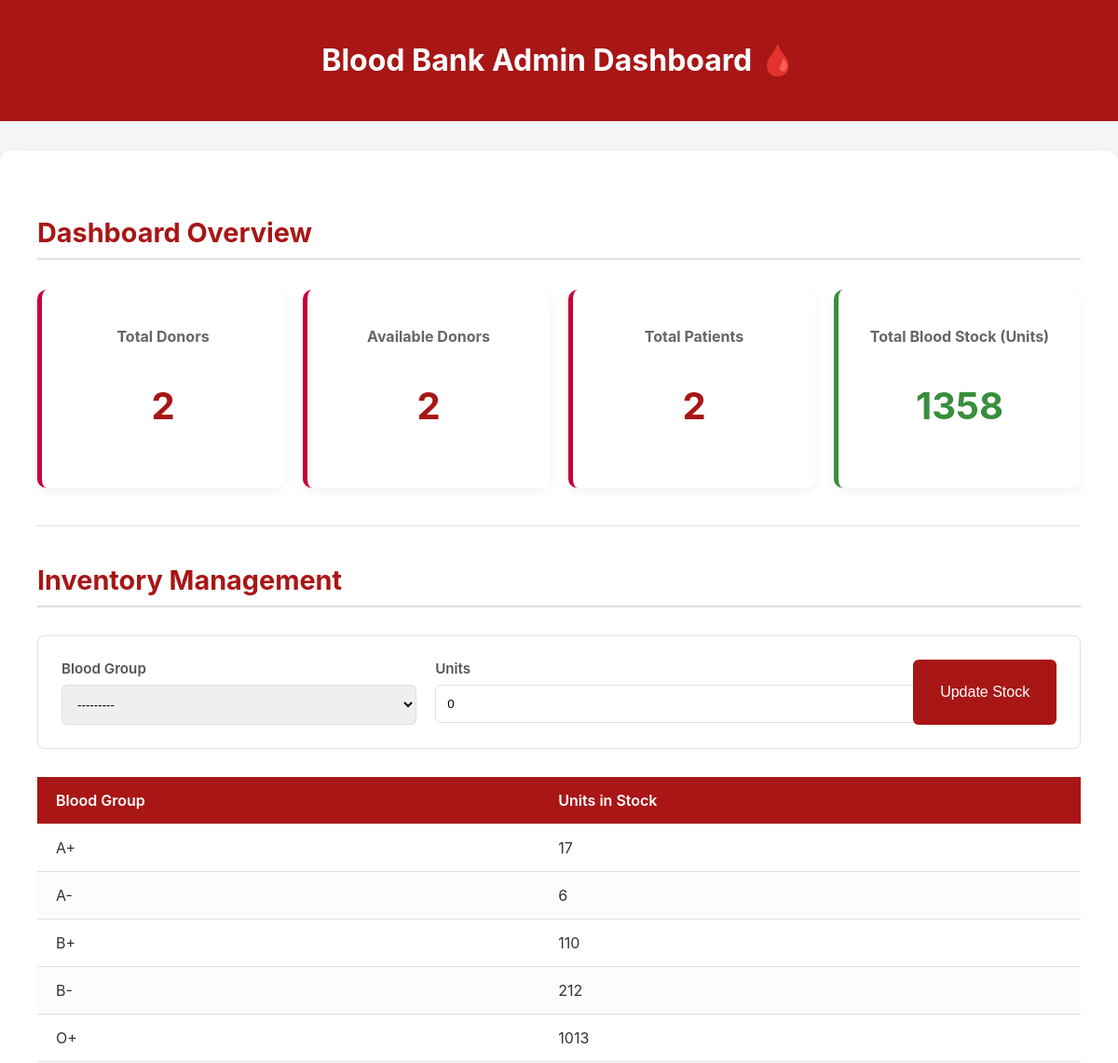
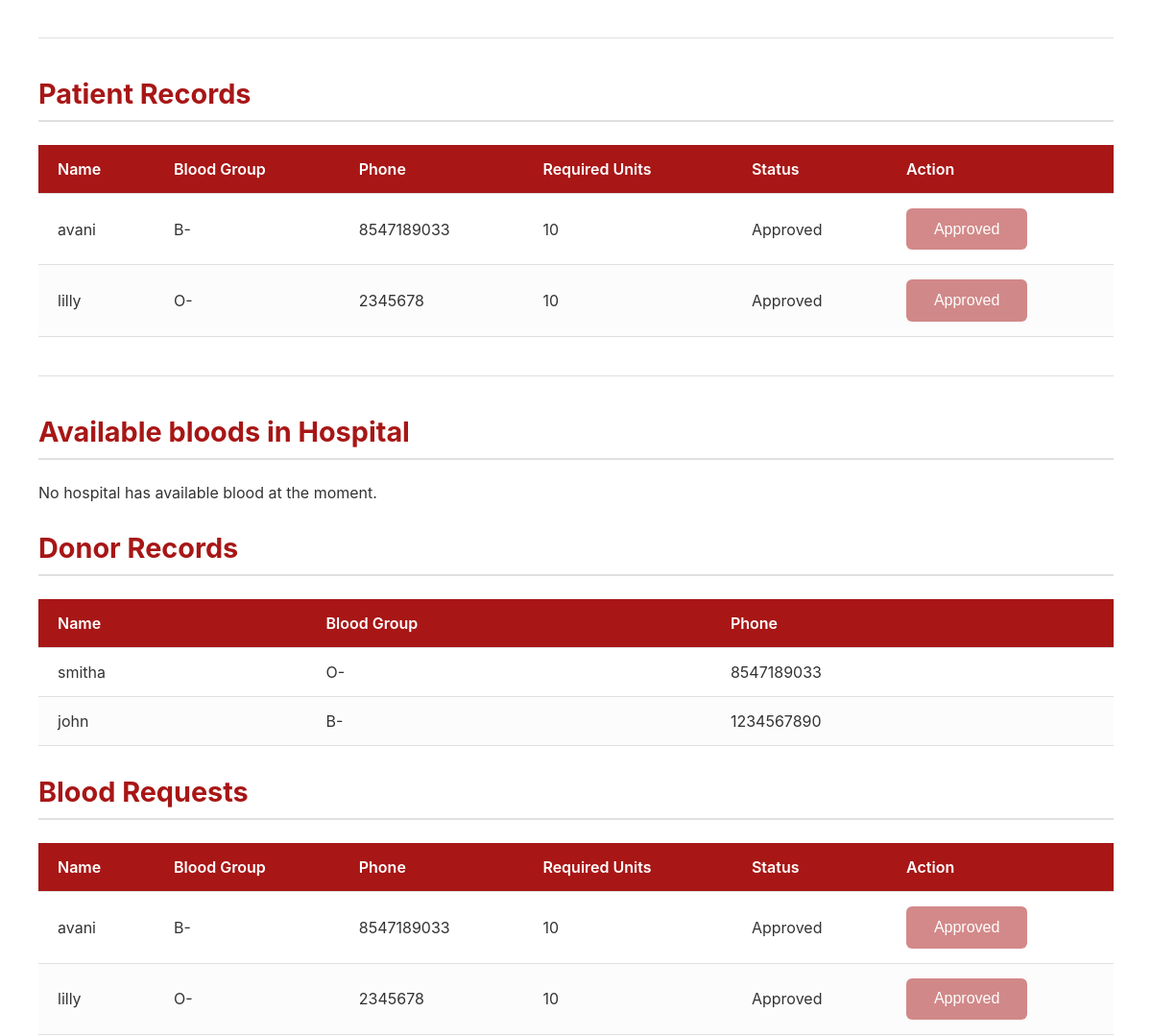
The page /admin-dashboard/ (signed in, upper part) on the database as committed earlier (2 pictures, top to bottom).
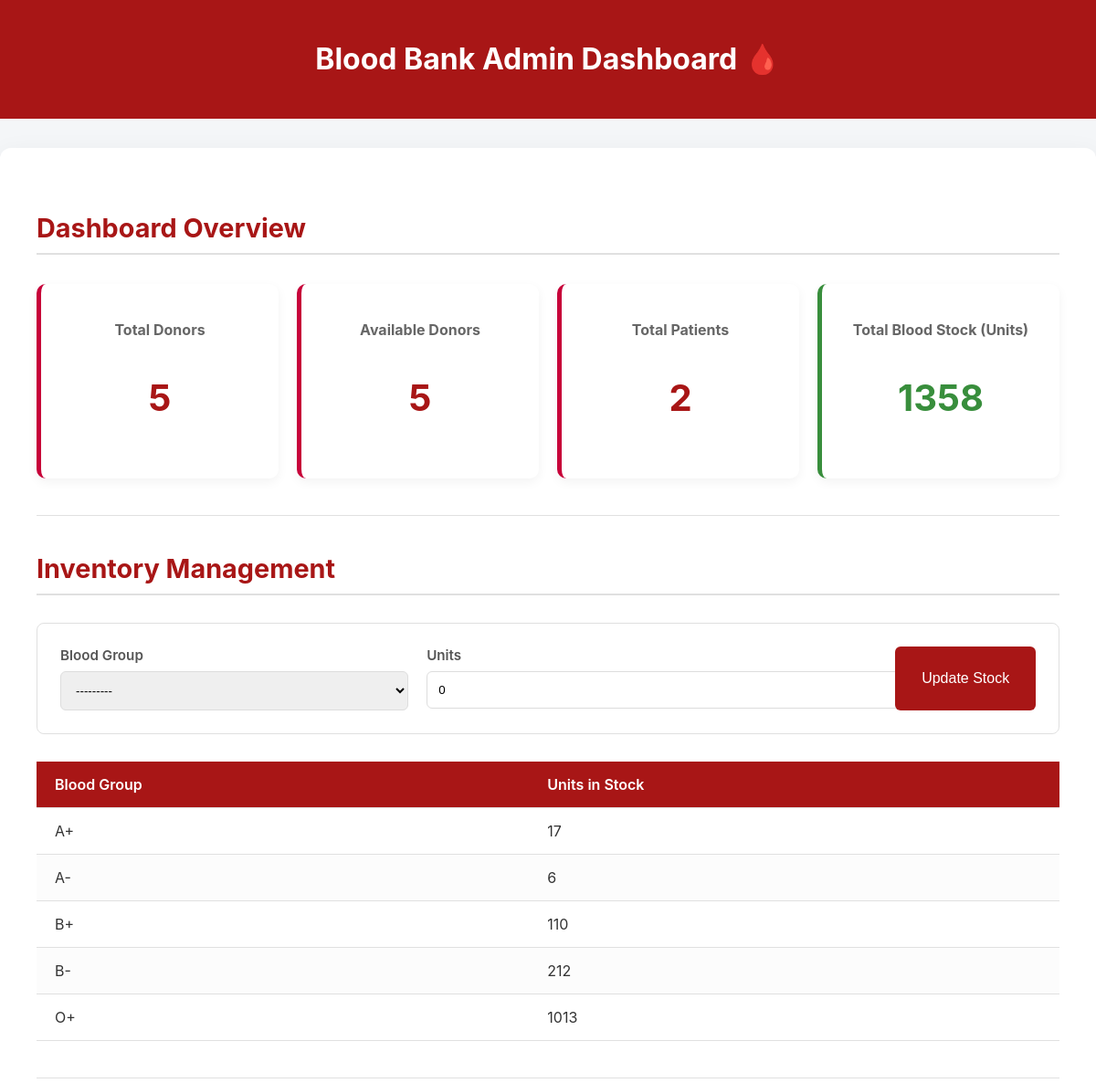
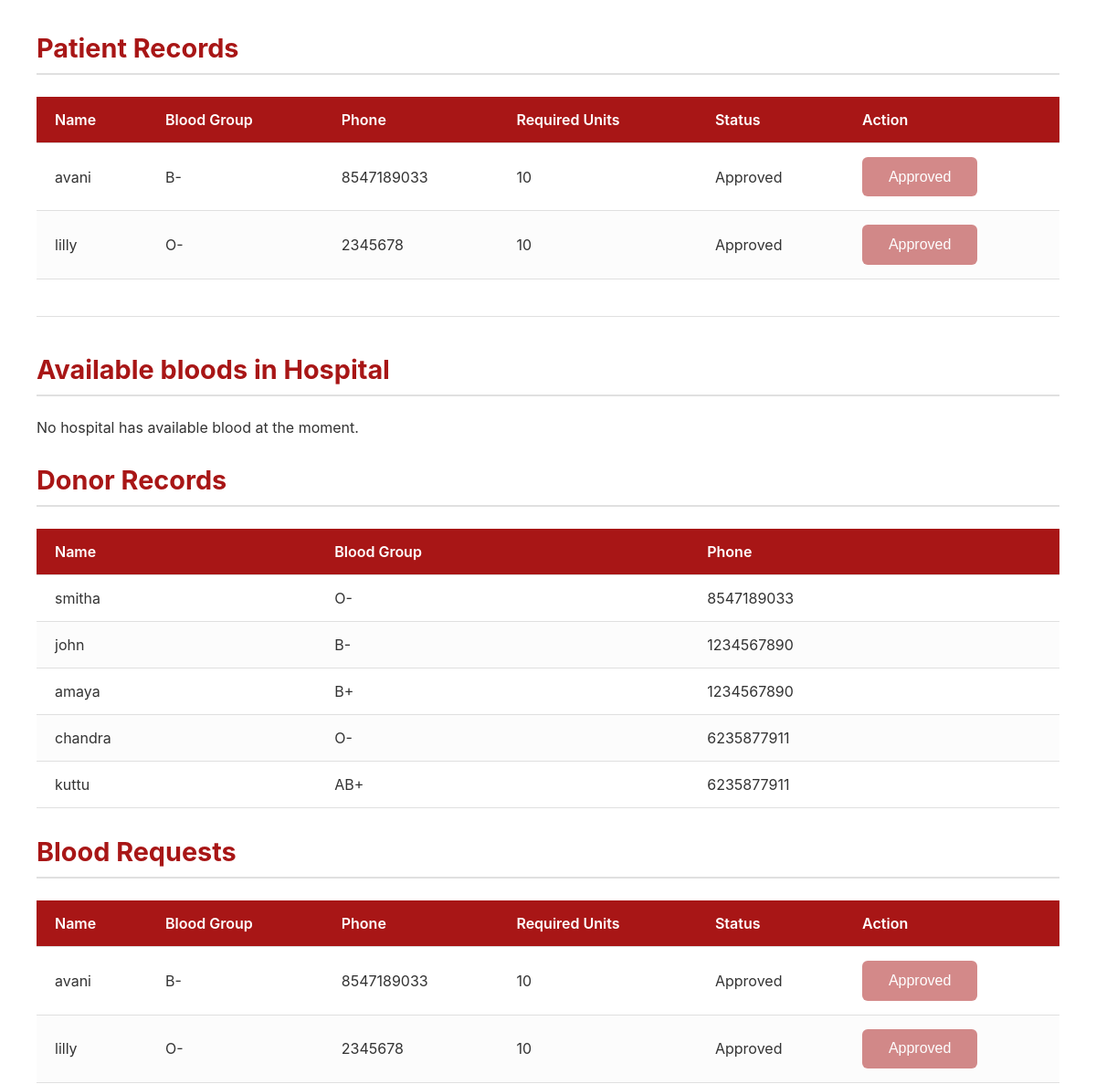
The same page on the database as committed later (2 pictures, top to bottom).
### bloodmanager/models.py (models this page shows, shortened)
class Patient(models.Model):
    user = models.OneToOneField(User, on_delete=models.CASCADE)
    phone = models.CharField(max_length=15)
    gender = models.CharField(max_length=10)
    blood_group = models.CharField(max_length=3, choices=BLOOD_GROUP_CHOICES)
    address = models.TextField()
    required_units = models.PositiveIntegerField(default=1)
    approved = models.BooleanField(default=False)

class Donor(models.Model):
    user = models.OneToOneField(User, on_delete=models.CASCADE)
    phone = models.CharField(max_length=15)
    gender = models.CharField(max_length=10, choices=GENDER_CHOICES)
    blood_group = models.CharField(max_length=3, choices=BLOOD_GROUP_CHOICES)
    address = models.TextField()
    age = models.PositiveIntegerField()
    last_donation_date = models.DateField(null=True, blank=True)
    available = models.BooleanField(default=True)
    profile_photo = models.ImageField(
        upload_to='donor_photos/',
        null=True,
        blank=True
    )

### bloodmanager/views.py (the view)
# urls.py: path('admin-dashboard/', views.admin_dashboard, name='admin-dashboard'),
@user_passes_test(is_admin)
def admin_dashboard(request):
    donors = Donor.objects.all()
    patients = Patient.objects.all().order_by('-approved', 'user__username')
    requested_patients = Patient.objects.filter(approved=False)
    stock = BloodStock.objects.values('blood_group').annotate(total_units=Sum('units')).order_by('blood_group')
    health_forms = DonorHealthCheck.objects.all().order_by('-submitted_at')
    total_donors = donors.count()
    available_donors = donors.filter(available=True).count()
    total_patients = patients.count()
    total_stock_units = sum(item['total_units'] for item in stock)
    if request.method == 'POST':
        if 'approve_patient' in request.POST:
            patient_id = request.POST.get('patient_id')
            patient = get_object_or_404(Patient, id=patient_id)
            patient.approved = True
            patient.save()
            messages.success(request, f"Patient {patient.user.username} approved successfully.")
            return redirect('admin-dashboard')
        if 'update_stock' in request.POST:
            stock_form = BloodStockForm(request.POST)
            if stock_form.is_valid():
                blood_group = stock_form.cleaned_data['blood_group']
                units = stock_form.cleaned_data['units']
                stock_item, created = BloodStock.objects.get_or_create(
                    blood_group=blood_group, hospital=None, defaults={'units': units}
                )
                if not created:
                    stock_item.units += units
                    stock_item.save()
                messages.success(request, f'Blood stock for {blood_group} updated successfully.')
                return redirect('admin-dashboard')
        if 'approve_health' in request.POST:
            health_id = request.POST.get('health_id')
            record = get_object_or_404(DonorHealthCheck, id=health_id)
            record.is_approved = True
            record.save()
            messages.success(request, f"{record.donor.user.username}'s health form approved!")
            return redirect('admin-dashboard')
    else:
        stock_form = BloodStockForm()
    context = {
        'donors': donors,
        'requested_patients': requested_patients,
        'patients': patients,
        'stock': stock,
        'total_donors': total_donors,
        'available_donors': available_donors,
        'total_patients': total_patients,
        'total_stock_units': total_stock_units,
        'stock_form': stock_form,
        'health_forms': health_forms,
    }
    return render(request, 'admin/admin_dashboard.html', context)

### bloodmanager/forms.py
class BloodStockForm(forms.ModelForm):
    class Meta:
        model = BloodStock
        fields = ['blood_group', 'units']

### bloodmanager/views.py (called while the page is built)
def is_admin(user):
    return user.is_superuser

### bloodmanager/templates/admin/admin_dashboard.html (shortened to what the changed rows need)
<!DOCTYPE html>
<html lang="en">
<head>
</head>
<body>
<header>
    <h1>Blood Bank Admin Dashboard 🩸</h1>
</header>
<div class="container">
    <h2>Dashboard Overview</h2>
    <div class="stats">
        <div class="stat-box">
            <h3>Total Donors</h3>
            <p>{{ total_donors }}</p>
        </div>
        <div class="stat-box">
            <h3>Available Donors</h3>
            <p>{{ available_donors }}</p>
        </div>
    </div>
    <h2>Inventory Management</h2>
    <table>
        <thead>
            <tr>
                <th>Blood Group</th>
                <th>Units in Stock</th>
            </tr>
        </thead>
        <tbody>
            {% for item in stock %}
            <tr class="{% if item.total_units < 5 %}low-stock{% endif %}">
                <td>{{ item.blood_group }}</td>
                <td>{{ item.total_units }}</td>
            </tr>
            {% empty %}
            <tr><td colspan="2" style="text-align:center;">No stock records found.</td></tr>
            {% endfor %}
        </tbody>
    </table>
    <h2>Patient Records</h2>
    <table>
        <thead>
            <tr>
                <th>Name</th>
                <th>Blood Group</th>
                <th>Phone</th>
                <th>Required Units</th>
                <th>Status</th>
                <th>Action</th>
            </tr>
        </thead>
        <tbody>
            {% for patient in patients %}
            <tr>
                <td>{{ patient.user.username }}</td>
                <td>{{ patient.blood_group }}</td>
                <td>{{ patient.phone }}</td>
                <td>{{ patient.required_units }}</td>
                <td>{% if patient.approved %}Approved{% else %}Pending{% endif %}</td>
                <td>
                    {% if not patient.approved %}
                    <form method="POST" style="display:inline;">
                        {% csrf_token %}
                        <input type="hidden" name="patient_id" value="{{ patient.id }}">
                        <button type="submit" name="approve_patient">Approve</button>
                    </form>
                    {% else %}
                        <button disabled style="opacity:0.5;">Approved</button>
                    {% endif %}
                </td>
            </tr>
            {% endfor %}
        </tbody>
    </table>
    <h2>Available bloods in Hospital</h2>
    <h2>Donor Records</h2>
    <table>
        <thead>
            <tr>
                <th>Name</th>
                <th>Blood Group</th>
                <th>Phone</th>
            </tr>
        </thead>
        <tbody>
            {% for donor in donors %}
            <tr>
                <td>{{ donor.user.username }}</td>
                <td>{{ donor.blood_group }}</td>
                <td>{{ donor.phone }}</td>
            </tr>
            {% empty %}
            <tr><td colspan="3" style="text-align:center;">No donor records found.</td></tr>
            {% endfor %}
        </tbody>
    </table>
    <h2>Blood Requests</h2>
    <table>
        <thead>
            <tr>
                <th>Name</th>
                <th>Blood Group</th>
                <th>Phone</th>
                <th>Required Units</th>
                <th>Status</th>
                <th>Action</th>
            </tr>
        </thead>
        <tbody>
            {% for patient in patients %}
            <tr>
                <td>{{ patient.user.username }}</td>
                <td>{{ patient.blood_group }}</td>
                <td>{{ patient.phone }}</td>
                <td>{{ patient.required_units }}</td>
                <td>{% if patient.approved %}Approved{% else %}Pending{% endif %}</td>
                <td>
                    {% if not patient.approved %}
                    <form method="POST" style="display:inline;">
                        {% csrf_token %}
                        <input type="hidden" name="patient_id" value="{{ patient.id }}">
                        <button type="submit" name="approve_patient" style="padding:5px 10px; background:green; color:white; border:none; border-radius:5px;">Approve</button>
                    </form>
                    {% else %}
                        <button disabled style="opacity:0.5;">Approved</button>
                    {% endif %}
                </td>
            </tr>
            {% empty %}
            <tr><td colspan="6" style="text-align:center;">No patient records found.</td></tr>
            {% endfor %}
        </tbody>
    </table>
</div>
</body>
</html>

Rows that differ between the two databases and show on the page:
added Donor: user.username "amaya", blood_group "B+", phone "1234567890"
added Donor: user.username "chandra", blood_group "O-", phone "6235877911"
added Donor: user.username "kuttu", blood_group "AB+", phone "6235877911"
Other text that changed with them:
{{ total_donors }}: "2" → "5"
{{ available_donors }}: "2" → "5"
